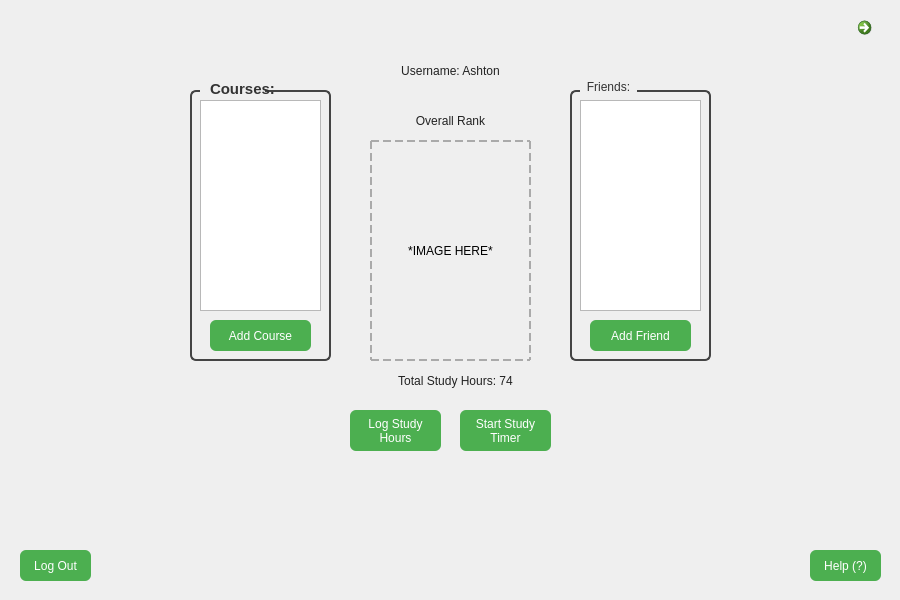
<?xml version="1.0" encoding="UTF-8"?>
<ui version="4.0">
 <class>HomePage</class>
 <widget class="QWidget" name="HomePage">
  <property name="geometry">
   <rect>
    <x>0</x>
    <y>0</y>
    <width>900</width>
    <height>600</height>
   </rect>
  </property>
  <property name="windowTitle">
   <string>Form</string>
  </property>
  <widget class="QGroupBox" name="coursesBox">
   <property name="geometry">
    <rect>
     <x>190</x>
     <y>80</y>
     <width>141</width>
     <height>281</height>
    </rect>
   </property>
   <property name="styleSheet">
    <string notr="true">QGroupBox {
    border: 2px solid #444;
    border-radius: 6px;
    margin-top: 10px;
    font: bold 11pt &quot;Segoe UI&quot;;
    color: #333;
}
QGroupBox::title {
    subcontrol-origin: margin;
    left: 10px;
    padding: 0 5px;
	color: transparent;
}</string>
   </property>
   <property name="title">
    <string>Courses: </string>
   </property>
   <widget class="QListWidget" name="coursesList">
    <property name="geometry">
     <rect>
      <x>10</x>
      <y>20</y>
      <width>121</width>
      <height>211</height>
     </rect>
    </property>
    <property name="styleSheet">
     <string notr="true">QPushButton {
    background-color: #4CAF50;
    color: white;
    font: bold 10pt &quot;Segoe UI&quot;;
    border-radius: 6px;
    padding: 6px 12px;
}
QPushButton:hover {
    background-color: #45a049;
}
QPushButton:pressed {
    background-color: #3d8c40;
}</string>
    </property>
   </widget>
   <widget class="QPushButton" name="addCourseButton">
    <property name="geometry">
     <rect>
      <x>20</x>
      <y>240</y>
      <width>101</width>
      <height>31</height>
     </rect>
    </property>
    <property name="styleSheet">
     <string notr="true">QPushButton {
    background-color: #4CAF50;
    color: white;
    font: bold 8pt &quot;Segoe UI&quot;;
    border-radius: 6px;
    padding: 6px 12px;
}
QPushButton:hover {
    background-color: #45a049;
}
QPushButton:pressed {
    background-color: #3d8c40;
}</string>
    </property>
    <property name="text">
     <string>Add Course</string>
    </property>
   </widget>
  </widget>
  <widget class="QGroupBox" name="friendsBox">
   <property name="geometry">
    <rect>
     <x>570</x>
     <y>80</y>
     <width>141</width>
     <height>281</height>
    </rect>
   </property>
   <property name="styleSheet">
    <string notr="true">QGroupBox {
    border: 2px solid #444;
    border-radius: 6px;
    margin-top: 10px;
    font: bold 11pt &quot;Segoe UI&quot;;
    color: #333;
}
QGroupBox::title {
    subcontrol-origin: margin;
    left: 10px;
    padding: 0 5px;
}</string>
   </property>
   <property name="title">
    <string>Friends:</string>
   </property>
   <widget class="QListWidget" name="friendsList">
    <property name="geometry">
     <rect>
      <x>10</x>
      <y>20</y>
      <width>121</width>
      <height>211</height>
     </rect>
    </property>
    <property name="styleSheet">
     <string notr="true">QPushButton {
    background-color: #4CAF50;
    color: white;
    font: bold 10pt &quot;Segoe UI&quot;;
    border-radius: 6px;
    padding: 6px 12px;
}
QPushButton:hover {
    background-color: #45a049;
}
QPushButton:pressed {
    background-color: #3d8c40;
}</string>
    </property>
   </widget>
   <widget class="QPushButton" name="addFriendButton">
    <property name="geometry">
     <rect>
      <x>20</x>
      <y>240</y>
      <width>101</width>
      <height>31</height>
     </rect>
    </property>
    <property name="styleSheet">
     <string notr="true">QPushButton {
    background-color: #4CAF50;
    color: white;
    font: bold 8pt &quot;Segoe UI&quot;;
    border-radius: 6px;
    padding: 6px 12px;
}
QPushButton:hover {
    background-color: #45a049;
}
QPushButton:pressed {
    background-color: #3d8c40;
}</string>
    </property>
    <property name="text">
     <string>Add Friend</string>
    </property>
   </widget>
  </widget>
  <widget class="QLabel" name="usernameLabel">
   <property name="geometry">
    <rect>
     <x>370</x>
     <y>60</y>
     <width>161</width>
     <height>21</height>
    </rect>
   </property>
   <property name="styleSheet">
    <string notr="true">QLabel {
    font: bold 11pt &quot;Segoe UI&quot;;
    color: #222;
}</string>
   </property>
   <property name="text">
    <string>Username: Ashton</string>
   </property>
   <property name="alignment">
    <set>Qt::AlignmentFlag::AlignCenter</set>
   </property>
  </widget>
  <widget class="QLabel" name="label_2">
   <property name="geometry">
    <rect>
     <x>370</x>
     <y>110</y>
     <width>161</width>
     <height>21</height>
    </rect>
   </property>
   <property name="layoutDirection">
    <enum>Qt::LayoutDirection::LeftToRight</enum>
   </property>
   <property name="styleSheet">
    <string notr="true">QLabel {
    font: bold 13pt &quot;Segoe UI&quot;;
    color: #222;
}</string>
   </property>
   <property name="text">
    <string>Overall Rank</string>
   </property>
   <property name="alignment">
    <set>Qt::AlignmentFlag::AlignCenter</set>
   </property>
  </widget>
  <widget class="QLabel" name="imageLabel">
   <property name="geometry">
    <rect>
     <x>370</x>
     <y>140</y>
     <width>161</width>
     <height>221</height>
    </rect>
   </property>
   <property name="styleSheet">
    <string notr="true">QLabel {
    border: 2px dashed #aaa;
    min-height: 100px;
    min-width: 100px;
}</string>
   </property>
   <property name="text">
    <string>*IMAGE HERE*</string>
   </property>
   <property name="alignment">
    <set>Qt::AlignmentFlag::AlignCenter</set>
   </property>
  </widget>
  <widget class="QLabel" name="studyHoursLabel">
   <property name="geometry">
    <rect>
     <x>320</x>
     <y>370</y>
     <width>271</width>
     <height>21</height>
    </rect>
   </property>
   <property name="styleSheet">
    <string notr="true">QLabel {
    font: bold 13pt &quot;Segoe UI&quot;;
    color: #222;
}</string>
   </property>
   <property name="text">
    <string>Total Study Hours: 74</string>
   </property>
   <property name="alignment">
    <set>Qt::AlignmentFlag::AlignCenter</set>
   </property>
  </widget>
  <widget class="QPushButton" name="helpButton">
   <property name="geometry">
    <rect>
     <x>810</x>
     <y>550</y>
     <width>71</width>
     <height>31</height>
    </rect>
   </property>
   <property name="styleSheet">
    <string notr="true">QPushButton {
    background-color: #4CAF50;
    color: white;
    font: bold 8pt &quot;Segoe UI&quot;;
    border-radius: 6px;
    padding: 6px 12px;
}
QPushButton:hover {
    background-color: #45a049;
}
QPushButton:pressed {
    background-color: #3d8c40;
}</string>
   </property>
   <property name="text">
    <string>Help (?)</string>
   </property>
  </widget>
  <widget class="QPushButton" name="logHoursButton">
   <property name="geometry">
    <rect>
     <x>350</x>
     <y>410</y>
     <width>91</width>
     <height>41</height>
    </rect>
   </property>
   <property name="styleSheet">
    <string notr="true">QPushButton {
    background-color: #4CAF50;
    color: white;
    font: bold 8pt &quot;Segoe UI&quot;;
    border-radius: 6px;
    padding: 6px 12px;
}
QPushButton:hover {
    background-color: #45a049;
}
QPushButton:pressed {
    background-color: #3d8c40;
}</string>
   </property>
   <property name="text">
    <string>Log Study 
Hours</string>
   </property>
  </widget>
  <widget class="QPushButton" name="studyTimerButton">
   <property name="geometry">
    <rect>
     <x>460</x>
     <y>410</y>
     <width>91</width>
     <height>41</height>
    </rect>
   </property>
   <property name="styleSheet">
    <string notr="true">QPushButton {
    background-color: #4CAF50;
    color: white;
    font: bold 8pt &quot;Segoe UI&quot;;
    border-radius: 6px;
    padding: 6px 12px;
}
QPushButton:hover {
    background-color: #45a049;
}
QPushButton:pressed {
    background-color: #3d8c40;
}</string>
   </property>
   <property name="text">
    <string>Start Study 
Timer</string>
   </property>
  </widget>
  <widget class="QPushButton" name="logoutButton">
   <property name="geometry">
    <rect>
     <x>20</x>
     <y>550</y>
     <width>71</width>
     <height>31</height>
    </rect>
   </property>
   <property name="styleSheet">
    <string notr="true">QPushButton {
    background-color: #4CAF50;
    color: white;
    font: bold 8pt &quot;Segoe UI&quot;;
    border-radius: 6px;
    padding: 6px 12px;
}
QPushButton:hover {
    background-color: #45a049;
}
QPushButton:pressed {
    background-color: #3d8c40;
}</string>
   </property>
   <property name="text">
    <string>Log Out</string>
   </property>
  </widget>
  <widget class="QPushButton" name="coursesButton">
   <property name="geometry">
    <rect>
     <x>200</x>
     <y>73</y>
     <width>91</width>
     <height>31</height>
    </rect>
   </property>
   <property name="font">
    <font>
     <family>Segoe UI</family>
     <pointsize>11</pointsize>
     <italic>false</italic>
     <bold>true</bold>
    </font>
   </property>
   <property name="cursor">
    <cursorShape>PointingHandCursor</cursorShape>
   </property>
   <property name="styleSheet">
    <string notr="true">QPushButton {
    background: transparent;
    border: none;
    font: bold 11pt &quot;Segoe UI&quot;;
    color: #333;
    text-align: left;
    padding-left: 10px;
}
QPushButton:hover {
    text-decoration: underline;
}
</string>
   </property>
   <property name="text">
    <string>Courses:</string>
   </property>
   <property name="flat">
    <bool>true</bool>
   </property>
  </widget>
  <widget class="QCommandLinkButton" name="refreshButton">
   <property name="geometry">
    <rect>
     <x>850</x>
     <y>10</y>
     <width>31</width>
     <height>33</height>
    </rect>
   </property>
   <property name="cursor">
    <cursorShape>ArrowCursor</cursorShape>
   </property>
   <property name="text">
    <string/>
   </property>
   <property name="icon">
    <iconset theme="QIcon::ThemeIcon::SystemReboot"/>
   </property>
   <property name="iconSize">
    <size>
     <width>16</width>
     <height>16</height>
    </size>
   </property>
  </widget>
 </widget>
 <resources/>
 <connections/>
</ui>
